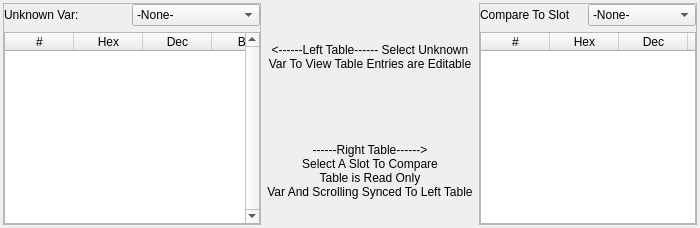
          <widget class="QWidget" name="tab_4">
           <attribute name="title">
            <string>Unknown Vars</string>
           </attribute>
           <layout class="QHBoxLayout" name="horizontalLayout_169">
            <property name="leftMargin">
             <number>3</number>
            </property>
            <property name="topMargin">
             <number>3</number>
            </property>
            <property name="rightMargin">
             <number>3</number>
            </property>
            <property name="bottomMargin">
             <number>3</number>
            </property>
            <item>
             <widget class="QFrame" name="table_unknown">
              <property name="frameShape">
               <enum>QFrame::StyledPanel</enum>
              </property>
              <property name="frameShadow">
               <enum>QFrame::Raised</enum>
              </property>
              <layout class="QVBoxLayout" name="verticalLayout_92">
               <property name="leftMargin">
                <number>0</number>
               </property>
               <property name="topMargin">
                <number>0</number>
               </property>
               <property name="rightMargin">
                <number>0</number>
               </property>
               <property name="bottomMargin">
                <number>0</number>
               </property>
               <item>
                <layout class="QHBoxLayout" name="horizontalLayout_154">
                 <property name="spacing">
                  <number>0</number>
                 </property>
                 <item>
                  <widget class="QLabel" name="label_227">
                   <property name="text">
                    <string>Unknown Var:</string>
                   </property>
                  </widget>
                 </item>
                 <item>
                  <widget class="QComboBox" name="combo_z_var">
                   <item>
                    <property name="text">
                     <string>-None-</string>
                    </property>
                   </item>
                   <item>
                    <property name="text">
                     <string notr="true">z_1</string>
                    </property>
                   </item>
                   <item>
                    <property name="text">
                     <string notr="true">z_2</string>
                    </property>
                   </item>
                   <item>
                    <property name="text">
                     <string notr="true">z_3</string>
                    </property>
                   </item>
                   <item>
                    <property name="text">
                     <string notr="true">z_4</string>
                    </property>
                   </item>
                   <item>
                    <property name="text">
                     <string notr="true">z_5</string>
                    </property>
                   </item>
                   <item>
                    <property name="text">
                     <string notr="true">z_6</string>
                    </property>
                   </item>
                   <item>
                    <property name="text">
                     <string notr="true">z_7</string>
                    </property>
                   </item>
                   <item>
                    <property name="text">
                     <string notr="true">z_8</string>
                    </property>
                   </item>
                   <item>
                    <property name="text">
                     <string notr="true">z_9</string>
                    </property>
                   </item>
                   <item>
                    <property name="text">
                     <string notr="true">z_10</string>
                    </property>
                   </item>
                   <item>
                    <property name="text">
                     <string notr="true">z_11</string>
                    </property>
                   </item>
                   <item>
                    <property name="text">
                     <string notr="true">z_12</string>
                    </property>
                   </item>
                   <item>
                    <property name="text">
                     <string notr="true">z_13</string>
                    </property>
                   </item>
                   <item>
                    <property name="text">
                     <string notr="true">z_14</string>
                    </property>
                   </item>
                   <item>
                    <property name="text">
                     <string notr="true">z_15</string>
                    </property>
                   </item>
                   <item>
                    <property name="text">
                     <string notr="true">z_16</string>
                    </property>
                   </item>
                   <item>
                    <property name="text">
                     <string notr="true">z_17</string>
                    </property>
                   </item>
                   <item>
                    <property name="text">
                     <string notr="true">z_18</string>
                    </property>
                   </item>
                   <item>
                    <property name="text">
                     <string notr="true">z_19</string>
                    </property>
                   </item>
                   <item>
                    <property name="text">
                     <string notr="true">z_20</string>
                    </property>
                   </item>
                   <item>
                    <property name="text">
                     <string notr="true">z_21</string>
                    </property>
                   </item>
                   <item>
                    <property name="text">
                     <string notr="true">z_22</string>
                    </property>
                   </item>
                   <item>
                    <property name="text">
                     <string notr="true">z_23</string>
                    </property>
                   </item>
                   <item>
                    <property name="text">
                     <string notr="true">z_24</string>
                    </property>
                   </item>
                   <item>
                    <property name="text">
                     <string notr="true">z_25</string>
                    </property>
                   </item>
                   <item>
                    <property name="text">
                     <string notr="true">z_26</string>
                    </property>
                   </item>
                   <item>
                    <property name="text">
                     <string notr="true">z_27</string>
                    </property>
                   </item>
                   <item>
                    <property name="text">
                     <string notr="true">z_28</string>
                    </property>
                   </item>
                   <item>
                    <property name="text">
                     <string notr="true">z_29</string>
                    </property>
                   </item>
                   <item>
                    <property name="text">
                     <string notr="true">z_30</string>
                    </property>
                   </item>
                   <item>
                    <property name="text">
                     <string notr="true">z_31</string>
                    </property>
                   </item>
                   <item>
                    <property name="text">
                     <string notr="true">z_32</string>
                    </property>
                   </item>
                   <item>
                    <property name="text">
                     <string notr="true">z_33</string>
                    </property>
                   </item>
                   <item>
                    <property name="text">
                     <string notr="true">z_34</string>
                    </property>
                   </item>
                   <item>
                    <property name="text">
                     <string notr="true">z_35</string>
                    </property>
                   </item>
                   <item>
                    <property name="text">
                     <string notr="true">z_36</string>
                    </property>
                   </item>
                   <item>
                    <property name="text">
                     <string notr="true">z_37</string>
                    </property>
                   </item>
                   <item>
                    <property name="text">
                     <string notr="true">z_38</string>
                    </property>
                   </item>
                   <item>
                    <property name="text">
                     <string notr="true">z_39</string>
                    </property>
                   </item>
                   <item>
                    <property name="text">
                     <string notr="true">z_40</string>
                    </property>
                   </item>
                   <item>
                    <property name="text">
                     <string notr="true">z_41</string>
                    </property>
                   </item>
                   <item>
                    <property name="text">
                     <string notr="true">z_42</string>
                    </property>
                   </item>
                   <item>
                    <property name="text">
                     <string notr="true">z_43</string>
                    </property>
                   </item>
                   <item>
                    <property name="text">
                     <string notr="true">z_44</string>
                    </property>
                   </item>
                   <item>
                    <property name="text">
                     <string notr="true">z_45</string>
                    </property>
                   </item>
                   <item>
                    <property name="text">
                     <string notr="true">z_46</string>
                    </property>
                   </item>
                   <item>
                    <property name="text">
                     <string notr="true">SLOT</string>
                    </property>
                   </item>
                  </widget>
                 </item>
                </layout>
               </item>
               <item>
                <widget class="QTableWidget" name="tbl_unknown">
                 <property name="sizePolicy">
                  <sizepolicy hsizetype="Preferred" vsizetype="Expanding">
                   <horstretch>0</horstretch>
                   <verstretch>0</verstretch>
                  </sizepolicy>
                 </property>
                 <property name="verticalScrollBarPolicy">
                  <enum>Qt::ScrollBarAlwaysOn</enum>
                 </property>
                 <property name="horizontalScrollBarPolicy">
                  <enum>Qt::ScrollBarAlwaysOff</enum>
                 </property>
                 <attribute name="horizontalHeaderDefaultSectionSize">
                  <number>69</number>
                 </attribute>
                 <attribute name="horizontalHeaderHighlightSections">
                  <bool>false</bool>
                 </attribute>
                 <attribute name="verticalHeaderVisible">
                  <bool>false</bool>
                 </attribute>
                 <attribute name="verticalHeaderDefaultSectionSize">
                  <number>36</number>
                 </attribute>
                 <column>
                  <property name="text">
                   <string>#</string>
                  </property>
                 </column>
                 <column>
                  <property name="text">
                   <string>Hex</string>
                  </property>
                 </column>
                 <column>
                  <property name="text">
                   <string>Dec</string>
                  </property>
                 </column>
                 <column>
                  <property name="text">
                   <string>Bin</string>
                  </property>
                 </column>
                 <column>
                  <property name="text">
                   <string/>
                  </property>
                 </column>
                </widget>
               </item>
              </layout>
             </widget>
            </item>
            <item>
             <layout class="QVBoxLayout" name="verticalLayout_97">
              <item>
               <widget class="QLabel" name="label_228">
                <property name="sizePolicy">
                 <sizepolicy hsizetype="Preferred" vsizetype="Preferred">
                  <horstretch>0</horstretch>
                  <verstretch>0</verstretch>
                 </sizepolicy>
                </property>
                <property name="text">
                 <string>&lt;------Left Table------
Select Unknown Var To View
Table Entries are Editable</string>
                </property>
                <property name="alignment">
                 <set>Qt::AlignCenter</set>
                </property>
                <property name="wordWrap">
                 <bool>true</bool>
                </property>
               </widget>
              </item>
              <item>
               <widget class="QLabel" name="label_235">
                <property name="text">
                 <string>------Right Table------&gt;
Select A Slot To Compare
Table is Read Only
Var And Scrolling Synced To Left Table</string>
                </property>
                <property name="alignment">
                 <set>Qt::AlignCenter</set>
                </property>
                <property name="wordWrap">
                 <bool>true</bool>
                </property>
               </widget>
              </item>
             </layout>
            </item>
            <item>
             <widget class="QFrame" name="compare_table">
              <property name="sizePolicy">
               <sizepolicy hsizetype="Preferred" vsizetype="Expanding">
                <horstretch>0</horstretch>
                <verstretch>0</verstretch>
               </sizepolicy>
              </property>
              <property name="minimumSize">
               <size>
                <width>218</width>
                <height>0</height>
               </size>
              </property>
              <property name="maximumSize">
               <size>
                <width>218</width>
                <height>16777215</height>
               </size>
              </property>
              <property name="frameShape">
               <enum>QFrame::StyledPanel</enum>
              </property>
              <property name="frameShadow">
               <enum>QFrame::Raised</enum>
              </property>
              <layout class="QVBoxLayout" name="verticalLayout_32">
               <property name="leftMargin">
                <number>0</number>
               </property>
               <property name="topMargin">
                <number>0</number>
               </property>
               <property name="rightMargin">
                <number>0</number>
               </property>
               <property name="bottomMargin">
                <number>0</number>
               </property>
               <item>
                <layout class="QHBoxLayout" name="horizontalLayout_164">
                 <property name="spacing">
                  <number>0</number>
                 </property>
                 <item>
                  <widget class="QLabel" name="label_234">
                   <property name="text">
                    <string>Compare To Slot</string>
                   </property>
                  </widget>
                 </item>
                 <item>
                  <widget class="QComboBox" name="combo_compare_slot">
                   <property name="sizePolicy">
                    <sizepolicy hsizetype="Preferred" vsizetype="Fixed">
                     <horstretch>0</horstretch>
                     <verstretch>0</verstretch>
                    </sizepolicy>
                   </property>
                   <property name="currentIndex">
                    <number>0</number>
                   </property>
                   <property name="insertPolicy">
                    <enum>QComboBox::InsertAtTop</enum>
                   </property>
                   <item>
                    <property name="text">
                     <string>-None-</string>
                    </property>
                   </item>
                   <item>
                    <property name="text">
                     <string notr="true">1</string>
                    </property>
                   </item>
                   <item>
                    <property name="text">
                     <string notr="true">2</string>
                    </property>
                   </item>
                   <item>
                    <property name="text">
                     <string notr="true">3</string>
                    </property>
                   </item>
                   <item>
                    <property name="text">
                     <string notr="true">4</string>
                    </property>
                   </item>
                   <item>
                    <property name="text">
                     <string notr="true">5</string>
                    </property>
                   </item>
                   <item>
                    <property name="text">
                     <string notr="true">6</string>
                    </property>
                   </item>
                   <item>
                    <property name="text">
                     <string notr="true">7</string>
                    </property>
                   </item>
                   <item>
                    <property name="text">
                     <string notr="true">8</string>
                    </property>
                   </item>
                   <item>
                    <property name="text">
                     <string notr="true">9</string>
                    </property>
                   </item>
                   <item>
                    <property name="text">
                     <string notr="true">10</string>
                    </property>
                   </item>
                   <item>
                    <property name="text">
                     <string notr="true">11</string>
                    </property>
                   </item>
                   <item>
                    <property name="text">
                     <string notr="true">12</string>
                    </property>
                   </item>
                   <item>
                    <property name="text">
                     <string notr="true">13</string>
                    </property>
                   </item>
                   <item>
                    <property name="text">
                     <string notr="true">14</string>
                    </property>
                   </item>
                   <item>
                    <property name="text">
                     <string notr="true">15</string>
                    </property>
                   </item>
                  </widget>
                 </item>
                </layout>
               </item>
               <item>
                <widget class="QTableWidget" name="tbl_compare_unknown">
                 <property name="sizePolicy">
                  <sizepolicy hsizetype="Preferred" vsizetype="Expanding">
                   <horstretch>0</horstretch>
                   <verstretch>0</verstretch>
                  </sizepolicy>
                 </property>
                 <property name="minimumSize">
                  <size>
                   <width>0</width>
                   <height>0</height>
                  </size>
                 </property>
                 <property name="maximumSize">
                  <size>
                   <width>16777215</width>
                   <height>16777215</height>
                  </size>
                 </property>
                 <property name="verticalScrollBarPolicy">
                  <enum>Qt::ScrollBarAlwaysOff</enum>
                 </property>
                 <property name="horizontalScrollBarPolicy">
                  <enum>Qt::ScrollBarAlwaysOff</enum>
                 </property>
                 <attribute name="horizontalHeaderDefaultSectionSize">
                  <number>69</number>
                 </attribute>
                 <attribute name="horizontalHeaderHighlightSections">
                  <bool>false</bool>
                 </attribute>
                 <attribute name="verticalHeaderVisible">
                  <bool>false</bool>
                 </attribute>
                 <attribute name="verticalHeaderDefaultSectionSize">
                  <number>36</number>
                 </attribute>
                 <column>
                  <property name="text">
                   <string>#</string>
                  </property>
                 </column>
                 <column>
                  <property name="text">
                   <string>Hex</string>
                  </property>
                 </column>
                 <column>
                  <property name="text">
                   <string>Dec</string>
                  </property>
                 </column>
                 <column>
                  <property name="text">
                   <string>Bin</string>
                  </property>
                 </column>
                 <column>
                  <property name="text">
                   <string/>
                  </property>
                 </column>
                </widget>
               </item>
              </layout>
             </widget>
            </item>
           </layout>
          </widget>
